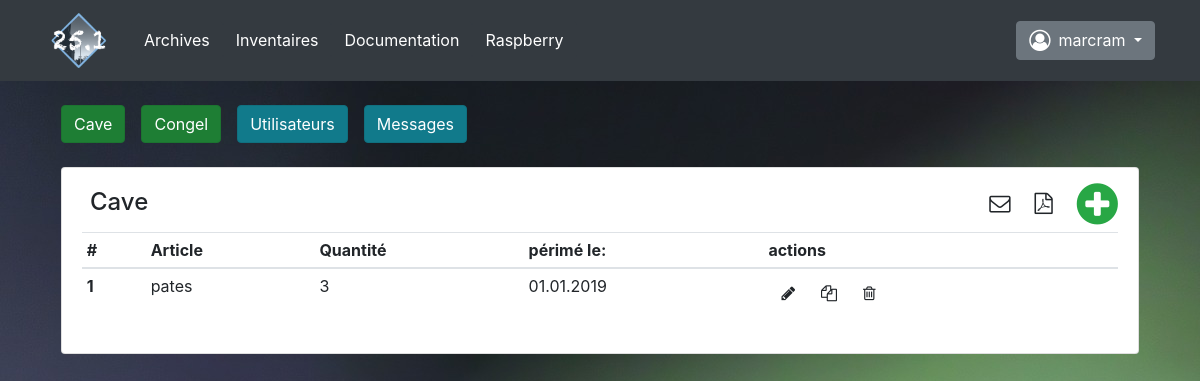
The app's page /inventaire/cave (signed in), older data.
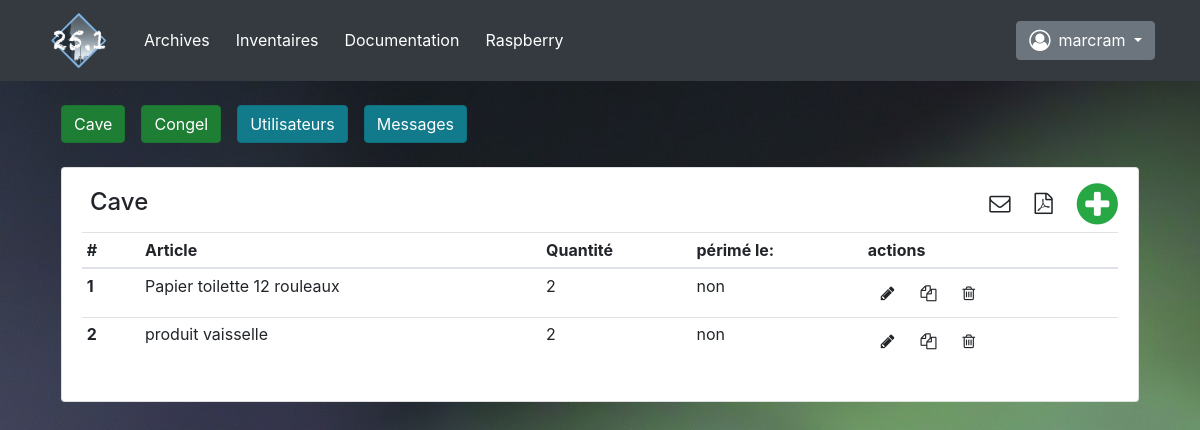
The same page, newer data.
### appli/models.py (models this page shows, shortened)
class Users(UserMixin, db.Model):
    __tablename__ = 'users'
    id = db.Column(db.Integer, primary_key=True)
    nom = db.Column(db.String(20), nullable=False)
    mdp = db.Column(db.String(20), nullable=False)
    mail = db.Column(db.String(20), nullable=True)
    droits = db.Column(db.String(20), nullable=True)
    posts = db.relationship('Messages', backref='auteur', lazy='dynamic')
    entetes = [['nom', 3], ['mdp', 3], ['mail', 3], ['droits', 1]]
    champ_db = [id, nom, mdp, mail, droits]

class Cave(db.Model):
    __tablename__ = 'cave'
    id = db.Column(db.Integer, primary_key=True)
    article = db.Column(db.String(40), nullable=False)
    quantite = db.Column(db.Integer(), nullable=True)
    peremption = db.Column(db.String(), nullable=True)
    envoi_mail = db.Column(db.String(), nullable=True)
    entetes = [['article', 4], ['nb', 1], ['périmé le ', 2], ['mail', 1] ]
    champ_db = ['id', 'article', 'quantite', 'peremption', 'envoi_mail']

### appli/main.py (the view, shortened to what this page needs)
@app.route('/inventaire/<database>', methods=['POST', 'GET'])
@login_required
def inventaire(database):
    db = db_recup(database)
    if database == 'Messages':
        users = db_recup('users')
    else:
        users = None
    return render_template('inventaire.html',
                           database=database,
                           db=db,
                           users=users
                           )

### appli/fonctions.py (called while the page is built)
def db_recup(dbase):
    database = {'cave': Cave, 'congel': Congel, 'users': Users, 'Messages': Messages}
    resultat = database[dbase].query.all()
    return resultat

### appli/main.py (called while the page is built)
@login_manager.user_loader
def load_user(user_id):
    return Users.query.get(int(user_id))

### appli/templates/inventaire.html (shortened to what this page needs)
{% extends "base.html" %}
{% block inventaire %}
    <div class="container">
        <div class="row mx-3 mt-4">
                <a class=" btn btn-success active mr-3" id="btn_cave" href="/inventaire/cave" >Cave</a>
                <a class=" btn btn-success active mr-3" id="btn_cave" href="/inventaire/congel" >Congel</a>
                {% if current_user.droits == 'admin' %}
                    <a class=" btn btn-info active mr-3" id="btn_cave" href="/inventaire/users" >Utilisateurs</a>
                    <a class=" btn btn-info active mr-2" id="btn_cave" href="/inventaire/Messages">Messages</a>
                {% endif %}
        </div>
        {% if  database in ['cave', 'congel'] %}
            <div class="card mx-3 mt-4">
                <div class="card-body">
                    <h4 class="float-left ml-2 pb-2">{{ database|capitalize }}</h4>
                    <i id="add_art" class="fa fa-plus-circle fa-3x text-success mt-n2 float-right" data-toggle="tooltip" title="Nouvel article" onclick="ajoute(this)"></i>
                    <i id="add_art" class="fa fa-file-pdf-o fa-lg mt-2 mr-4 float-right" data-toggle="tooltip" title="PDF" onclick="pdf()"></i>
                    <i id="add_art" class="fa fa-envelope-o fa-lg mt-2 mr-4 float-right" data-toggle="tooltip" title="envoi liste par e-mail"></i>
                    <table class="table table-sm">
                        <thead>
                            <tr>
                            <th scope="col">#</th>
                            <th scope="col">Article</th>
                            <th scope="col">Quantité</th>
                            <th scope="col">périmé le:</th>
                            <th scope="col">actions</th>
                            </tr>
                        </thead>
                        <tbody>
                            {% for elem in db %}
                                <tr id="tabl_db_{{ loop.index }}">
                                    <th scope="row">{{ loop.index }}<span id="tab_db_id_{{ loop.index }}" class="invisible">{{ elem.id }}</span></th>
                                    <td id="tab_db_art_{{ loop.index }}">{{ elem.article }}</td>
                                    <td id="tab_db_qua_{{ loop.index }}">{{ elem.quantite }}</td>
                                    <td id="tab_db_per_{{ loop.index }}">{{ elem.peremption }}</td>
                                    <td><button id="trash_{{ loop.index }}" class="btn" onclick="modifie(this)"><i class="fa fa-pencil mt-n2" ></i>
                                        <button id="trash_{{ loop.index }}" class="btn" onclick="copie(this)"><i class="fa fa-files-o mt-n2" ></i>
                                        <button id="trash_{{ loop.index }}" class="btn" onclick="efface(this)"><i class="fa fa-trash-o mt-n2" ></i>
                                    </td>
                                </tr>
                            {% endfor %}
                        </tbody>
                    </table>
                </div>
                {% endif %}
{% endblock%}

### appli/templates/base.html (shortened to what this page needs)
<!DOCTYPE html>
<html>
    <head>
        <link rel="stylesheet" media="screen" href = "{{ url_for('static', filename='bootstrap/bootstrap.min.css') }}">
        <link rel="stylesheet" href = "{{ url_for('static', filename='style.css') }}">
        <link rel="stylesheet" href="https://cdnjs.cloudflare.com/ajax/libs/font-awesome/4.7.0/css/font-awesome.min.css">
    </head>
    <body background="{{ url_for('static', filename='images/bg01.jpg') }}">
        {% block menu %}
            {% block navbar %}
                <nav class="navbar navbar-expand-sm navbar-dark bg-dark ">
                    <div class="container">
                        <a class="navbar-brand d-block  " href="{{ url_for('index') }}"><img src="{{ url_for('static', filename='images/LogoVilla.png') }}" alt="Logo" style="width:70px;"></a>
                        <div class="collapse navbar-collapse" id="navibar">
                            <ul class="navbar-nav mr-auto">
                                <li class="nav-item">
                                    <a id="m_arch" class="btn btn-dark" href="{{ url_for('archives') }}">Archives</a>
                                </li>
                                <li class="nav-item">
                                    <a d="m_inv"class="btn btn-dark" href="{{ url_for('inventaire', database='cave') }}">Inventaires</a>
                                </li>
                                <li class="nav-item">
                                    <a id="m_mais"class="btn btn-dark" href="{{ url_for('documents', section='root') }}">Documentation</a>
                                </li>
                                <li class="nav-item">
                                    <a id="m_rasp"class="btn btn-dark " href="{{ url_for('raspberry') }}">Raspberry</a>
                                </li>
                            </ul>
                            <ul class="navbar-nav">
                                <li class="nav-item">
                                    {% if current_user.is_authenticated %}
                                        <div class="dropdown">
                                            <button class="btn btn-secondary dropdown-toggle" type="button" id="m_users" data-toggle="dropdown" aria-haspopup="true" aria-expanded="false">
                                                    <i class="fa fa-user-circle-o fa-lg my-1 mr-2" ></i>{{ current_user.nom }}
                                            </button>
                                        </div>
                                    {% else %}
                                        <a class="btn btn-secondary " href="{{ url_for('login') }}">
                                                <i class="fa fa-user-circle-o fa-lg my-1 mr-2" ></i>Login
                                        </a>
                                    {% endif %}
                                </li>
                            </ul>
                        </div>
                    </div>
                </nav>
            {% endblock %}
        {% endblock %}
        {% block inventaire %} {% endblock %}
    </body>
</html>

Row changes from the older to the newer data that the page shows:
removed Cave: article "pates", quantite "3", peremption "01.01.2019"
added Cave: article "Papier toilette 12 rouleaux", quantite "2", peremption "non"
added Cave: article "produit vaisselle", quantite "2", peremption "non"
